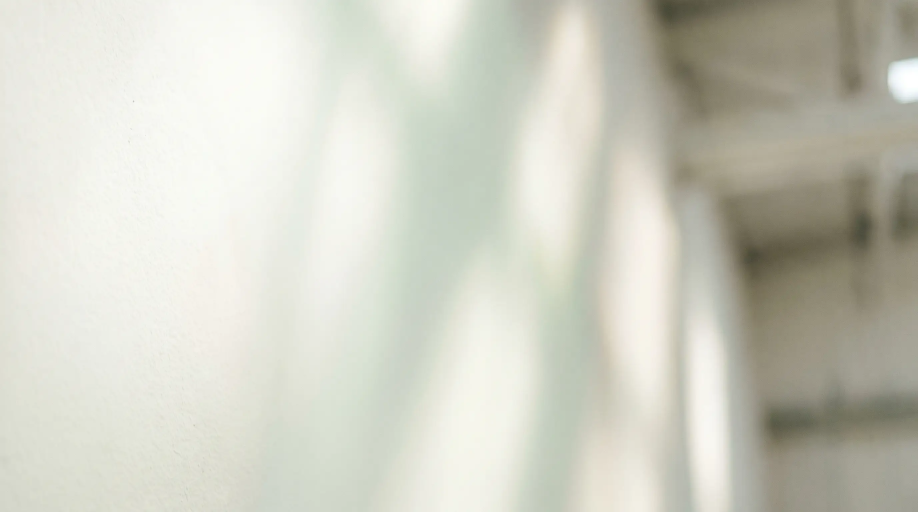
#> input picture assets/images/bg/applications.webp, 2752 x 1536 px (shown at 1/3 size); its folder holds 2 pictures in this run
$ python photographic_grade.py ../../assets/images/bg ../../assets/images/bg/comparison.webp
#> lines starting #> are read from the running program, lines starting #| are printed output that depends on the picture
"""Photographic grade for the LIMEX bottle renders.

Layers a subtle "shot on camera" look over the clean Cycles output so the
renders sit next to the original product photos: warm white balance, gentle
film S-curve, fine luminance grain and a soft vignette.

    python3 scripts/blender/photographic_grade.py <in_dir> <out_dir>

Kept as a standalone step so it can be replaced by an Adobe pipeline
(auto tone / color temperature / grain) without touching the render script.
"""

from __future__ import annotations

import os
import sys

import numpy as np
from PIL import Image

WARMTH = (1.030, 1.004, 0.962)   # RGB white-balance gains toward tungsten
BLACK_LIFT = 0.012               # filmic shadow lift
S_CURVE = 0.14                   # contrast strength
SATURATION = 1.05
GRAIN = 2.2 / 255.0              # fine luminance grain
VIGNETTE = 0.10                  # corner falloff


def grade(src: str, dst: str) -> None:
#> called with src = '../../assets/images/bg/applications.webp'
    img = np.asarray(Image.open(src).convert("RGB")).astype(np.float32) / 255.0

    img *= np.array(WARMTH, dtype=np.float32)
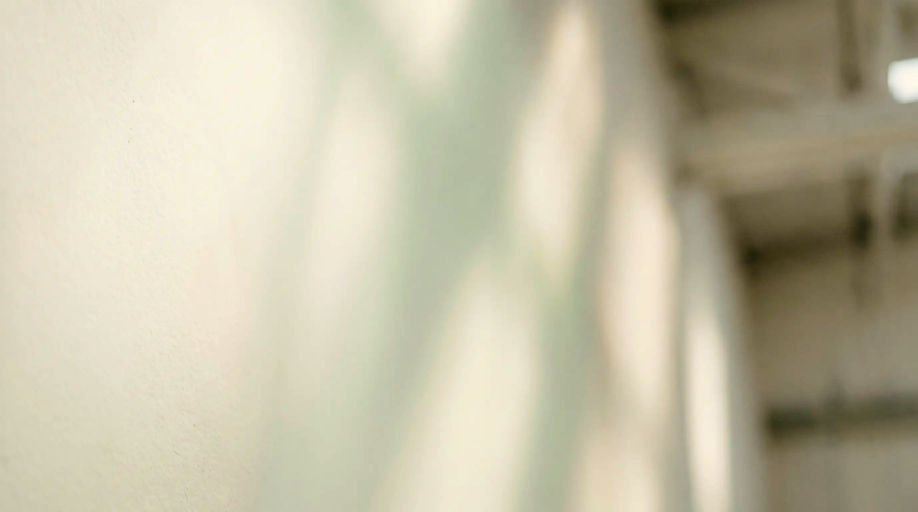
#> img: shape (1536, 2752, 3) float32 (shown at 1/3 size); mean R, G, B 0.845, 0.82, 0.728; drawn with min black and max white

    img = BLACK_LIFT + (1.0 - BLACK_LIFT) * img
    img = img + S_CURVE * (img - 0.5) * (1.0 - np.abs(2.0 * img - 1.0))

    luma = img @ np.array([0.2126, 0.7152, 0.0722], dtype=np.float32)
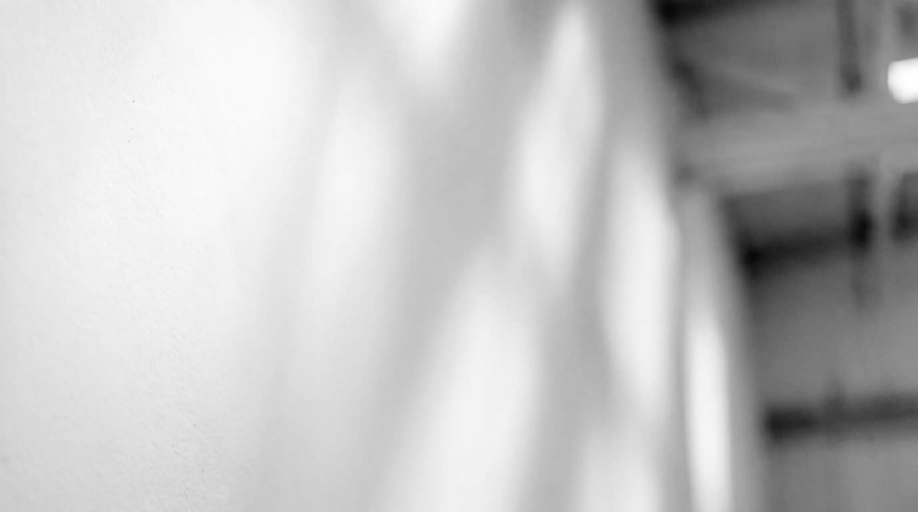
#> luma: shape (1536, 2752) float32 (shown at 1/3 size); min 0.254, max 1.01, mean 0.825; drawn with min black and max white
    img = luma[..., None] + SATURATION * (img - luma[..., None])

    h, w = img.shape[:2]
#> h = 1536; w = 2752
    rng = np.random.default_rng(7)
    img += rng.normal(0.0, GRAIN, size=(h, w, 1)).astype(np.float32)

    yy, xx = np.mgrid[0:h, 0:w].astype(np.float32)
    r2 = ((xx / w - 0.5) ** 2 + (yy / h - 0.5) ** 2) / 0.5
    img *= (1.0 - VIGNETTE * r2 * r2)[..., None]

    out = Image.fromarray((np.clip(img, 0.0, 1.0) * 255.0 + 0.5).astype(np.uint8))
    out.save(dst, quality=92, method=4)
    print(f"[grade] {dst}")


def main() -> None:
    in_dir, out_dir = sys.argv[1], sys.argv[2]
    os.makedirs(out_dir, exist_ok=True)
    for name in sorted(os.listdir(in_dir)):
        if name.endswith((".webp", ".png", ".jpg")):
            grade(os.path.join(in_dir, name), os.path.join(out_dir, name))
#> pass 2 of the loop in main, `for name in sorted(os.listdir(in_dir)):`:
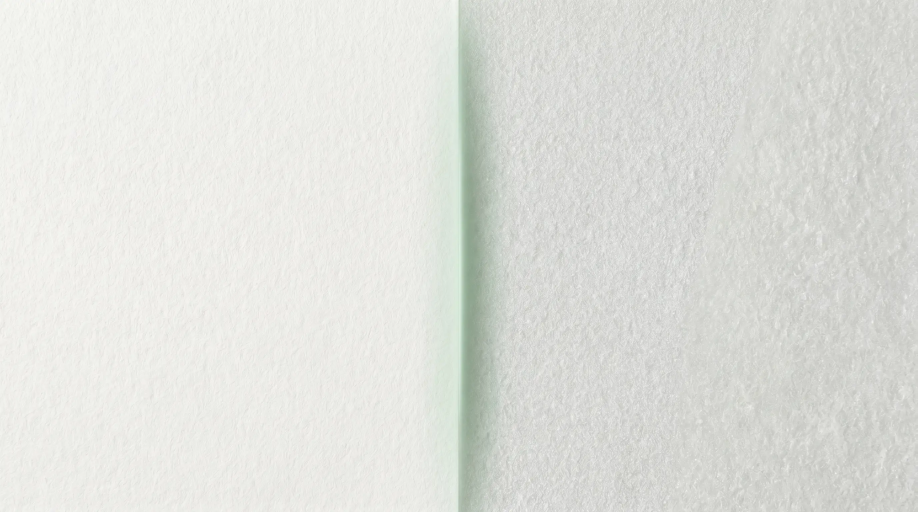
#> input picture assets/images/bg/comparison.webp, 2752 x 1536 px (shown at 1/3 size)
#> in grade (call 2), `luma = img @ np.array([0.2126, 0.7152, 0.0722], dtype=np.float32)`:
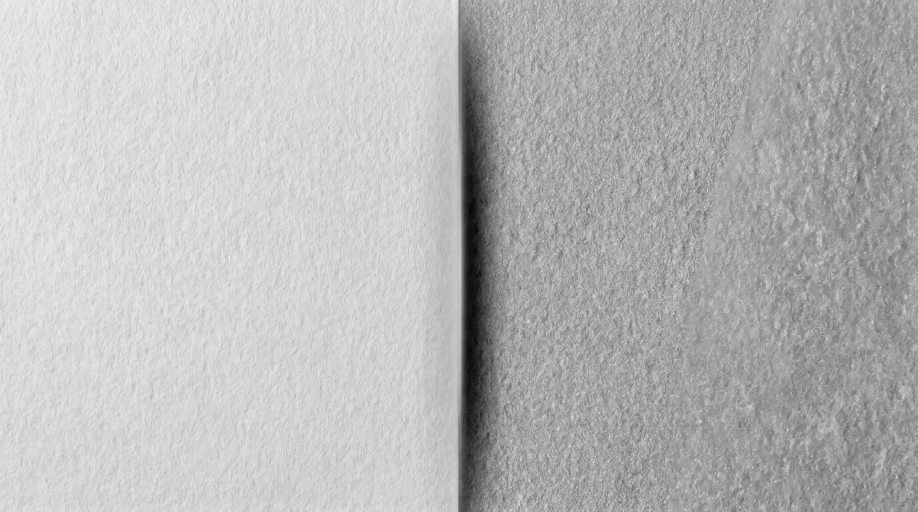
#> luma: shape (1536, 2752) float32 (shown at 1/3 size); min 0.615, max 1, mean 0.897; drawn with min black and max white
#> in grade (call 2), `img *= (1.0 - VIGNETTE * r2 * r2)[..., None]`:
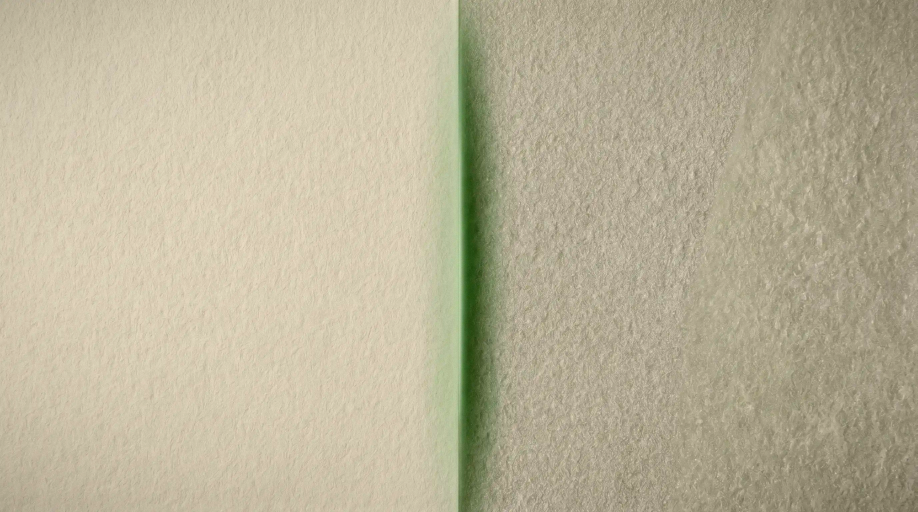
#> img: shape (1536, 2752, 3) float32 (shown at 1/3 size); mean R, G, B 0.91, 0.889, 0.816; drawn with min black and max white


if __name__ == "__main__":
    main()
